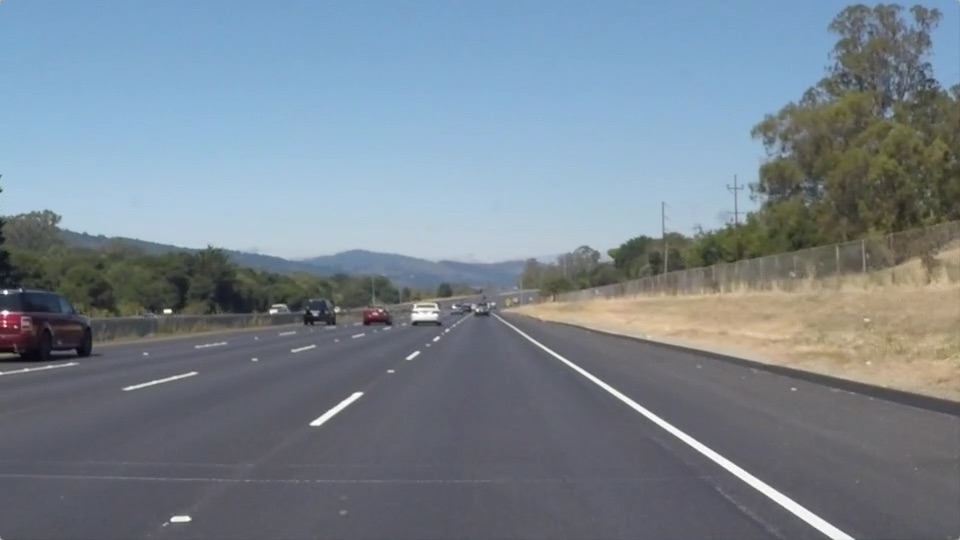
#> input picture Day8/lanes.jpg, 960 x 540 px, given in place of the camera
$ python Adaptive_Threshold.py
#> lines starting #> are read from the running program, lines starting #| are printed output that depends on the picture; after the words box and inside, x2 and y2 are one past the last pixel; in counts of white or black regions, pixels touching at a corner belong together
import numpy as np
import cv2

cap = cv2.VideoCapture(0)
if not cap.isOpened():
	print("sa")
	exit()
while True:
	_ , frame = cap.read()
#> frame is the input picture: shape (540, 960, 3); mean B, G, R 143.7, 132.6, 120.3
	gray = cv2.cvtColor(frame,cv2.COLOR_BGR2GRAY)
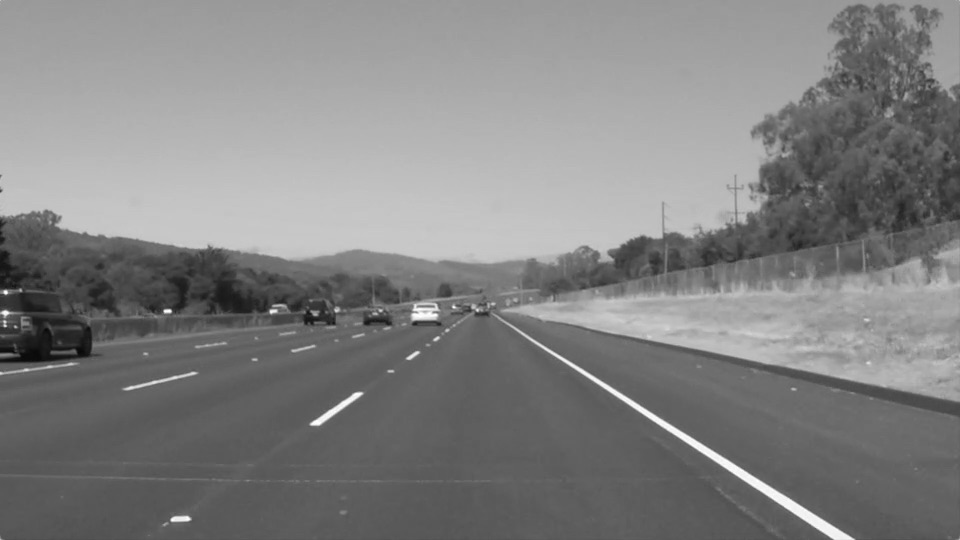
#> gray: shape (540, 960); min 8, max 255, mean 130.1
	_ , th1 = cv2.threshold(frame, 50,255,cv2.THRESH_BINARY)
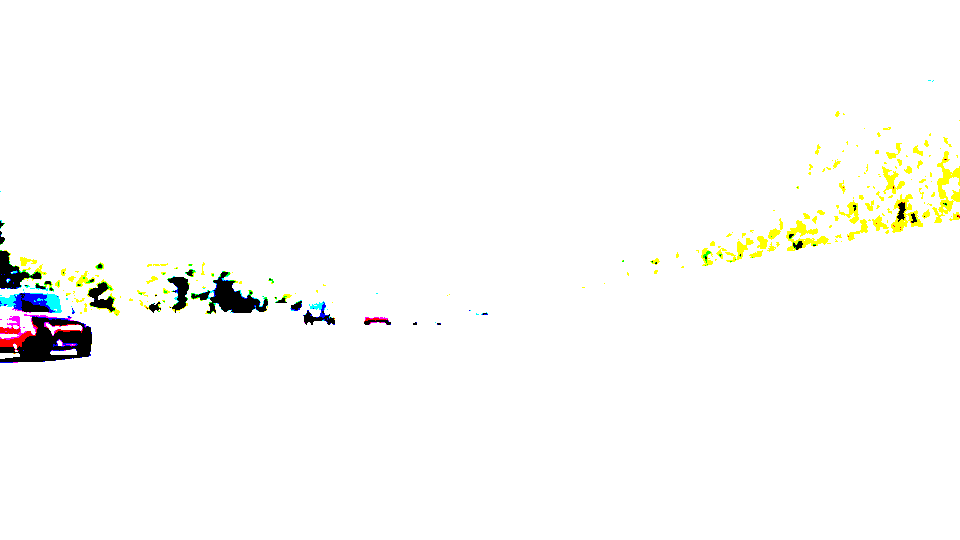
#> th1: shape (540, 960, 3); mean B, G, R 249.1, 251.4, 251.3
	th2 = cv2.adaptiveThreshold(gray,255,cv2.ADAPTIVE_THRESH_MEAN_C,cv2.THRESH_BINARY,11,2)
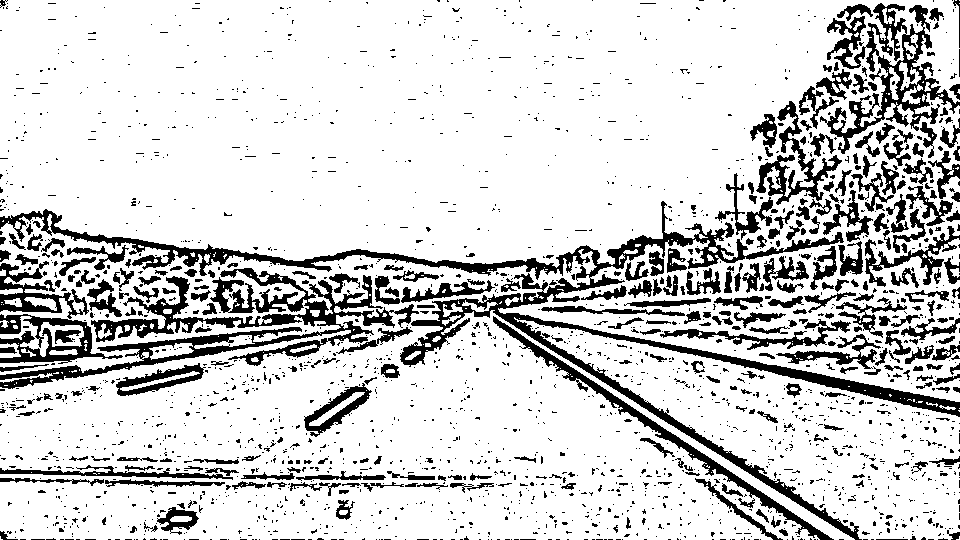
#> th2: shape (540, 960); 82.1% white; 2274 black regions (1934 under 20 px), largest, box (x1, y1, x2, y2) and area: (0, 201, 960, 540) 17837, (0, 268, 419, 389) 10873, (820, 3, 960, 154) 5690
	th3 = cv2.adaptiveThreshold(gray,255,cv2.ADAPTIVE_THRESH_GAUSSIAN_C,cv2.THRESH_BINARY,11,2)
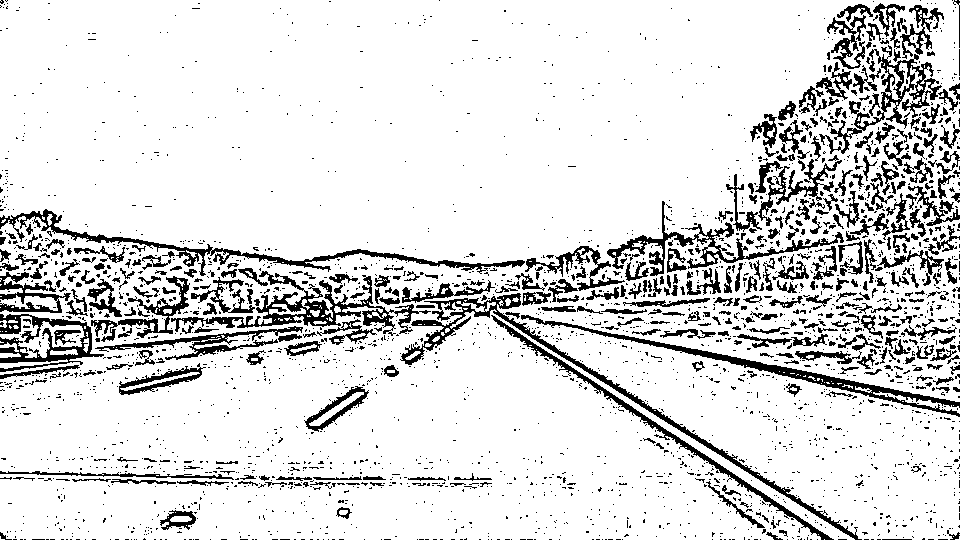
#> th3: shape (540, 960); 86.5% white; 2857 black regions (2439 under 20 px), largest, box (x1, y1, x2, y2) and area: (400, 293, 862, 540) 3717, (171, 271, 431, 336) 3305, (0, 209, 525, 276) 3045
	cv2.imshow("fra",frame)
	cv2.imshow("thre_bin",th1)
	cv2.imshow("adap_mean",th2)
	cv2.imshow("adap_gaus",th3)
	if cv2.waitKey(1) == ord('q'):
#> (key q is pressed here)
		break
cap.release()
cv2.destroyAllWindows()
